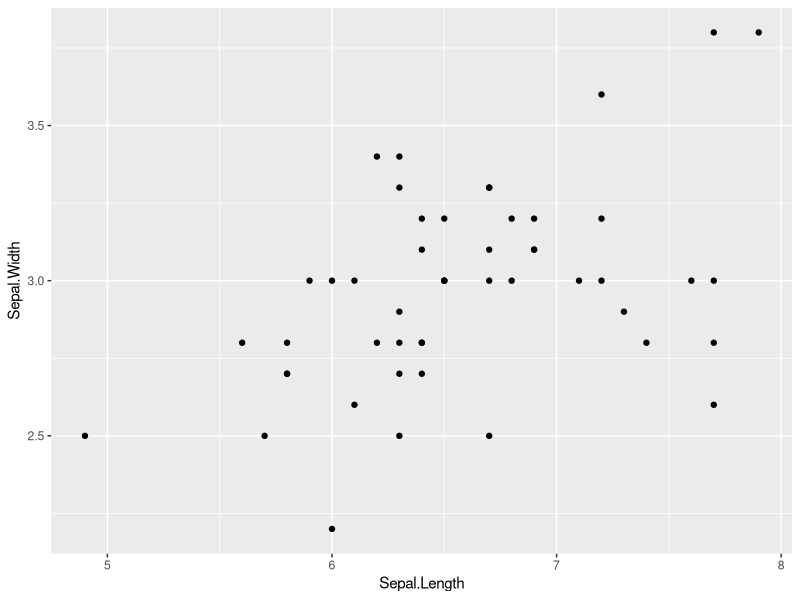

Write the R code that produced this figure.
#r3_zad6
library(dplyr)
library(ggplot2)
data("iris")
#virg = filter(iris, Species == "virginica")
ggplot(filter(iris, Species == "virginica"), aes(Sepal.Length, Sepal.Width)) + geom_point()
